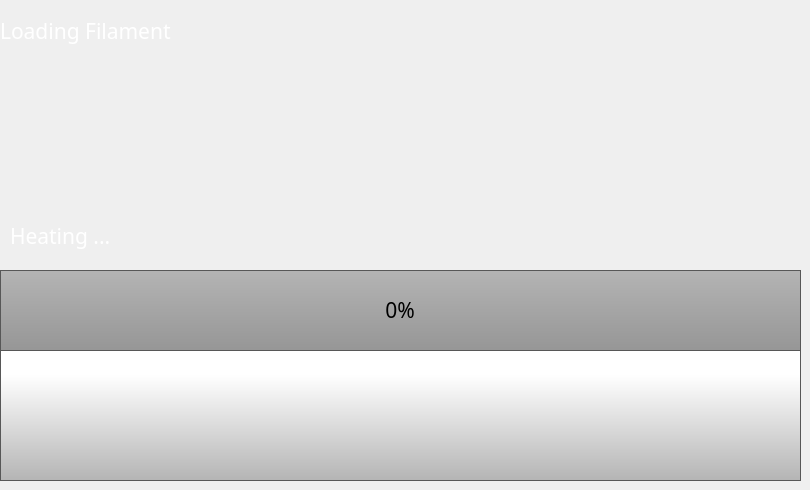
    <widget class="QWidget" name="changeFilamentProgressPage">
     <widget class="QLabel" name="changeFilamentStatus">
      <property name="geometry">
       <rect>
        <x>10</x>
        <y>220</y>
        <width>471</width>
        <height>31</height>
       </rect>
      </property>
      <property name="font">
       <font>
        <family>Gotham</family>
        <pointsize>16</pointsize>
        <weight>50</weight>
        <bold>false</bold>
       </font>
      </property>
      <property name="styleSheet">
       <string notr="true">color: rgb(255, 255, 255);</string>
      </property>
      <property name="text">
       <string>Heating ...</string>
      </property>
     </widget>
     <widget class="QProgressBar" name="changeFilamentProgress">
      <property name="geometry">
       <rect>
        <x>0</x>
        <y>270</y>
        <width>801</width>
        <height>81</height>
       </rect>
      </property>
      <property name="font">
       <font>
        <family>Gotham</family>
        <pointsize>16</pointsize>
        <weight>50</weight>
        <italic>false</italic>
        <bold>false</bold>
        <stylestrategy>PreferAntialias</stylestrategy>
       </font>
      </property>
      <property name="styleSheet">
       <string notr="true">QProgressBar::chunk {

	background-color: qlineargradient(spread:pad, x1:0, y1:0.517, x2:0, y2:0.512, stop:0 rgba(255, 28, 35, 255), stop:1 rgba(255, 68, 74, 255));
border-bottom-right-radius: 15px;
border-top-right-radius: 15px;
}

QProgressBar {
    border: 1px solid rgb(87, 87, 87);
 /*  border-bottom-left-radius: 10px;
 border-bottom-right-radius: 10px;*/
	background-color: qlineargradient(spread:pad, x1:0, y1:1, x2:0, y2:0, stop:0 rgba(150, 150, 150, 255), stop:1 rgba(180, 180, 180, 255));
}
</string>
      </property>
      <property name="maximum">
       <number>100</number>
      </property>
      <property name="value">
       <number>0</number>
      </property>
      <property name="alignment">
       <set>Qt::AlignCenter</set>
      </property>
      <property name="textVisible">
       <bool>true</bool>
      </property>
      <property name="orientation">
       <enum>Qt::Horizontal</enum>
      </property>
      <property name="format">
       <string>%p%</string>
      </property>
     </widget>
     <widget class="QLabel" name="changeFilamentNameOperation">
      <property name="geometry">
       <rect>
        <x>0</x>
        <y>0</y>
        <width>471</width>
        <height>61</height>
       </rect>
      </property>
      <property name="font">
       <font>
        <family>Gotham</family>
        <pointsize>16</pointsize>
        <weight>50</weight>
        <bold>false</bold>
       </font>
      </property>
      <property name="styleSheet">
       <string notr="true">color: rgb(255, 255, 255);</string>
      </property>
      <property name="text">
       <string>Loading Filament</string>
      </property>
     </widget>
     <widget class="QPushButton" name="changeFilamentBackButton2">
      <property name="geometry">
       <rect>
        <x>0</x>
        <y>350</y>
        <width>801</width>
        <height>131</height>
       </rect>
      </property>
      <property name="font">
       <font>
        <family>Gotham</family>
        <pointsize>16</pointsize>
       </font>
      </property>
      <property name="styleSheet">
       <string notr="true">QPushButton {
     border: 1px solid rgb(87, 87, 87);
	background-color: qlineargradient(spread:pad, x1:0, y1:1, x2:0, y2:0.188, stop:0 rgba(180, 180, 180, 255), stop:1 rgba(255, 255, 255, 255));


}

QPushButton:pressed {
    background-color: qlineargradient(x1: 0, y1: 0, x2: 0, y2: 1,
                                      stop: 0 #dadbde, stop: 1 #f6f7fa);
}

QPushButton:flat {
    border: none; /* no border for a flat push button */
}

QPushButton:default {
    border-color: navy; /* make the default button prominent */
}

QPushButton:focus {
	outline: none;
}</string>
      </property>
      <property name="text">
       <string/>
      </property>
      <property name="icon">
       <iconset>
        <normaloff>templates/img/arrows-4.png</normaloff>templates/img/arrows-4.png</iconset>
      </property>
      <property name="iconSize">
       <size>
        <width>70</width>
        <height>70</height>
       </size>
      </property>
     </widget>
     <widget class="QLabel" name="label_2">
      <property name="geometry">
       <rect>
        <x>330</x>
        <y>60</y>
        <width>121</width>
        <height>121</height>
       </rect>
      </property>
      <property name="font">
       <font>
        <family>Gotham</family>
        <pointsize>16</pointsize>
       </font>
      </property>
      <property name="styleSheet">
       <string notr="true">background-color: rgba(255, 255, 255, 0);</string>
      </property>
      <property name="text">
       <string/>
      </property>
      <property name="pixmap">
       <pixmap>templates/img/changeFilament2.png</pixmap>
      </property>
      <property name="scaledContents">
       <bool>true</bool>
      </property>
     </widget>
    </widget>
